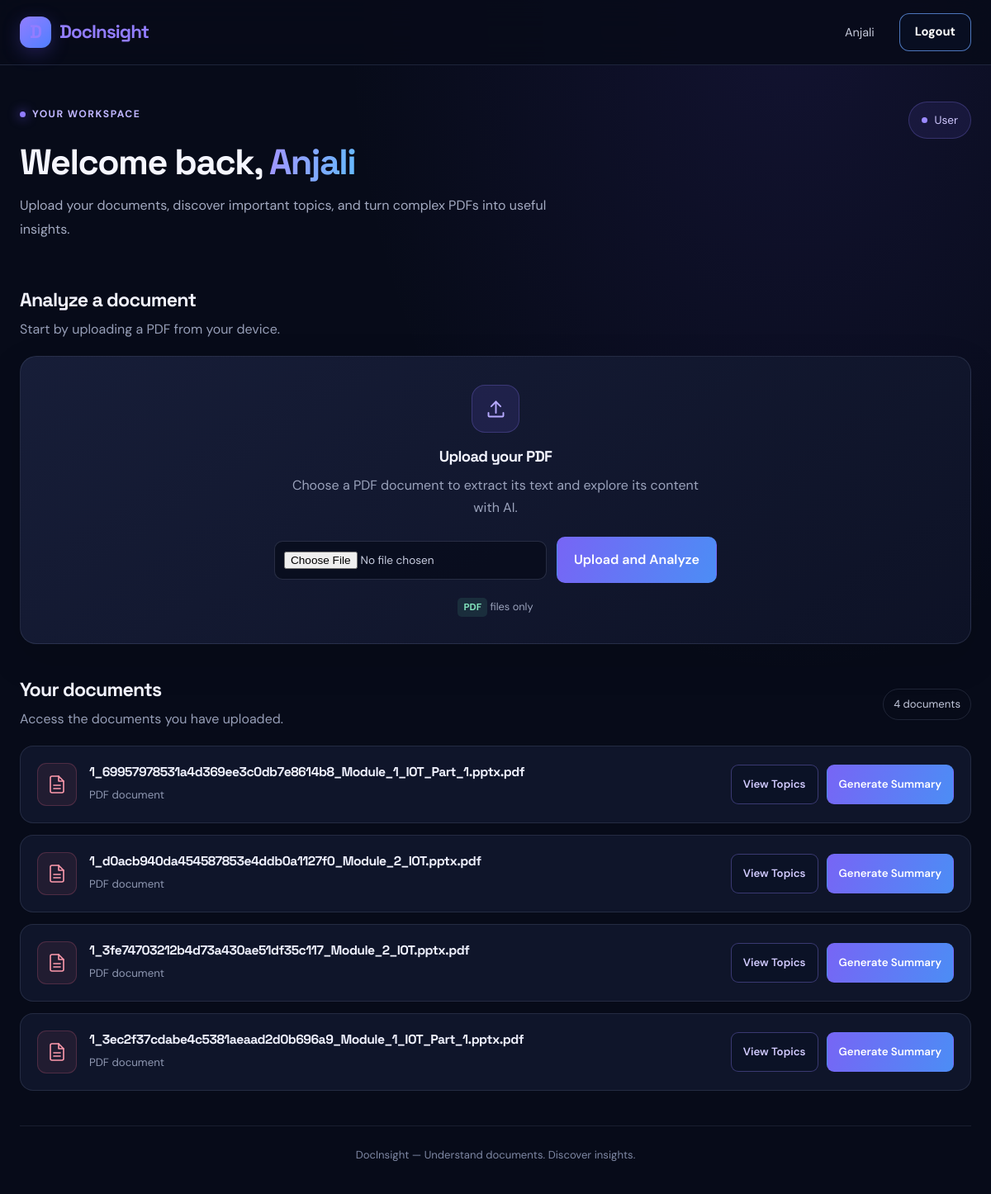
The app's page /dashboard (signed in) with its own data.
### tables this page shows
CREATE TABLE documents (
        document_id INTEGER PRIMARY KEY AUTOINCREMENT,
        user_id INTEGER NOT NULL,
        filename TEXT NOT NULL,
        uploaded_at TIMESTAMP DEFAULT CURRENT_TIMESTAMP, extracted_text TEXT,
        FOREIGN KEY (user_id) REFERENCES users(user_id)
    );

### app.py (the view)
@app.route("/dashboard")
def dashboard():
    if "user_id" not in session:
        return redirect(url_for("login"))
    connection = get_db_connection()
    documents = connection.execute(
        """
        SELECT document_id, filename, uploaded_at
        FROM documents
        WHERE user_id = ?
        ORDER BY document_id DESC
        """,
        (session["user_id"],)
    ).fetchall()
    connection.close()
    return render_template(
        "dashboard.html",
        name=session["name"],
        role=session["role"],
        documents=documents
    )

### database.py (called while the page is built)
def get_db_connection():
    connection = sqlite3.connect(DATABASE)
    connection.row_factory = sqlite3.Row
    return connection

### templates/dashboard.html (shortened to what this page needs)
<!DOCTYPE html>
<html lang="en">
<head>
    <link rel="stylesheet"
          href="{{ url_for('static', filename='css/style.css') }}">
</head>
<body class="dashboard-page">
    <header class="navbar">
        <div class="container nav-content">
            <a href="{{ url_for('home') }}" class="brand">
                <span class="brand-mark">D</span>
                <span>DocInsight</span>
            </a>
            <nav class="nav-links">
                <span class="dashboard-user">
                    {{ name }}
                </span>
                <a href="/logout" class="btn btn-outline">
                    Logout
                </a>
            </nav>
        </div>
    </header>
    <main class="container dashboard-main">
        <section class="dashboard-welcome">
            <div>
                <p class="eyebrow">YOUR WORKSPACE</p>
                <h1>
                    Welcome back,
                    <span class="gradient-text">{{ name }}</span>
                </h1>
                <p class="dashboard-description">
                    Upload your documents, discover important topics,
                    and turn complex PDFs into useful insights.
                </p>
            </div>
            <div class="role-badge">
                <span class="role-dot"></span>
                {{ role }}
            </div>
        </section>
        <section class="dashboard-section">
            <div class="dashboard-section-heading">
                <div>
                    <h2>Analyze a document</h2>
                    <p>Start by uploading a PDF from your device.</p>
                </div>
            </div>
            <div class="dashboard-upload-card">
                <div class="upload-icon">
                    <svg viewBox="0 0 24 24" fill="none"
                         stroke="currentColor" stroke-width="1.7"
                         stroke-linecap="round" stroke-linejoin="round"
                         aria-hidden="true">
                        <path d="M12 16V4"></path>
                        <path d="m7 9 5-5 5 5"></path>
                        <path d="M4 16v3a1 1 0 0 0 1 1h14a1 1 0 0 0 1-1v-3"></path>
                    </svg>
                </div>
                <h3>Upload your PDF</h3>
                <p>
                    Choose a PDF document to extract its text
                    and explore its content with AI.
                </p>
                <form method="POST"
                      action="/upload"
                      enctype="multipart/form-data"
                      class="dashboard-upload-form">
                    <input
                        type="file"
                        id="document"
                        name="document"
                        accept=".pdf,application/pdf"
                        required
                    >
                    <button type="submit" class="btn dashboard-upload-btn">
                        Upload and Analyze
                    </button>
                </form>
                <p class="upload-note">
                    <span>PDF</span> files only
                </p>
            </div>
        </section>
        <section class="dashboard-section documents-section">
            <div class="dashboard-section-heading">
                <div>
                    <h2>Your documents</h2>
                    <p>Access the documents you have uploaded.</p>
                </div>
                {% if documents %}
                    <span class="document-count">
                        {{ documents|length }}
                        {% if documents|length == 1 %}
                            document
                        {% else %}
                            documents
                        {% endif %}
                    </span>
                {% endif %}
            </div>
            {% if documents %}
                <div class="dashboard-document-list">
                    {% for document in documents %}
                        <article class="dashboard-document-card">
                            <div class="document-info">
                                <div class="document-file-icon">
                                    <svg viewBox="0 0 24 24" fill="none"
                                         stroke="currentColor"
                                         stroke-width="1.6"
                                         stroke-linecap="round"
                                         stroke-linejoin="round"
                                         aria-hidden="true">
                                        <path d="M14 2H6a2 2 0 0 0-2 2v16a2 2 0 0 0 2 2h12a2 2 0 0 0 2-2V8z"></path>
                                        <path d="M14 2v6h6"></path>
                                        <path d="M8 13h8"></path>
                                        <path d="M8 17h8"></path>
                                    </svg>
                                </div>
                                <div class="document-details">
                                    <h3>{{ document["filename"] }}</h3>
                                    <p>PDF document</p>
                                </div>
                            </div>
                            <div class="document-actions">
                                <a
                                    href="{{ url_for('topics', document_id=document['document_id']) }}"
                                    class="btn btn-outline document-action-btn">
                                    View Topics
                                </a>
                                <a
                                    href="{{ url_for('document_summary', document_id=document['document_id']) }}"
                                    class="btn document-summary-btn">
                                    Generate Summary
                                </a>
                            </div>
                        </article>
                    {% endfor %}
                </div>
            {% endif %}
        </section>
        <footer class="dashboard-footer">
            <p>DocInsight &mdash; Understand documents. Discover insights.</p>
        </footer>
    </main>
</body>
</html>

### records on screen
documents: filename "1_69957978531a4d369ee3c0db7e8614b8_Module_1_IOT_Part_1.pptx.pdf"
documents: filename "1_d0acb940da454587853e4ddb0a1127f0_Module_2_IOT.pptx.pdf"
documents: filename "1_3fe74703212b4d73a430ae51df35c117_Module_2_IOT.pptx.pdf"
documents: filename "1_3ec2f37cdabe4c5381aeaad2d0b696a9_Module_1_IOT_Part_1.pptx.pdf"

### other values on screen
{{ name }} "Anjali"
{{ role }} "User"
{{ documents|length }} "4"
